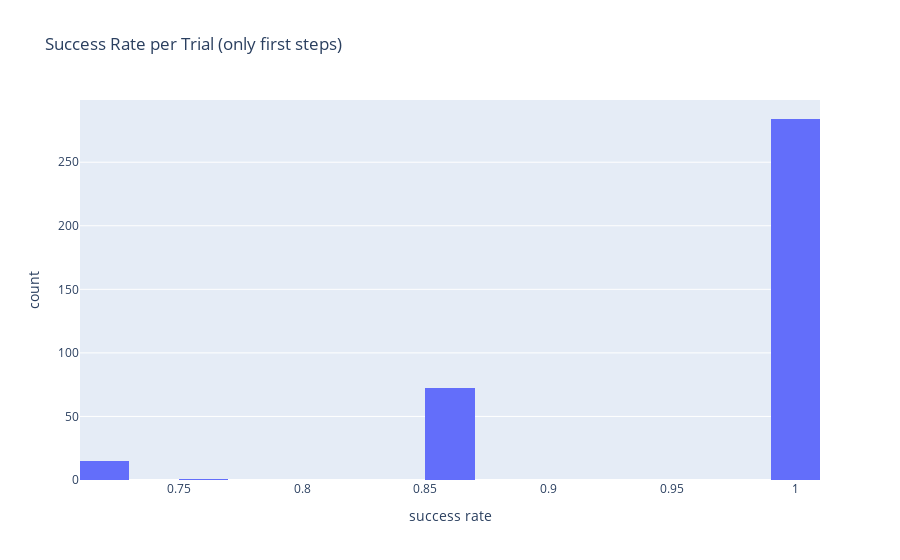

The notebook cell this image was saved under:
### Code cell
pr_trials_hist = px.histogram(success_per_trial, nbins=20, x="success_per_trial"
                   , title='Success Rate per Trial (only first steps)', labels={'success_per_trial':'success rate'})
pr_trials_hist.show()

### Figure 1 — Plotly figure (JSON) as saved in the notebook; plotly's stock layout.template omitted (floating-point values rounded to 4 significant figures; data arrays with more than 128 entries replaced by an {"elided": "..."} marker saying what was removed)
{"data": [{"alignmentgroup": "True", "bingroup": "x", "hovertemplate": "success rate=%{x}<br>count=%{y}<extra></extra>", "legendgroup": "", "marker": {"color": "#636efa", "pattern": {"shape": ""}}, "name": "", "nbinsx": 20, "offsetgroup": "", "orientation": "v", "showlegend": false, "type": "histogram", "x": {"elided": "372 float values"}, "xaxis": "x", "yaxis": "y"}], "layout": {"barmode": "relative", "legend": {"tracegroupgap": 0}, "title": {"text": "Success Rate per Trial (only first steps)"}, "xaxis": {"anchor": "y", "domain": [0, 1], "title": {"text": "success rate"}}, "yaxis": {"anchor": "x", "domain": [0, 1], "title": {"text": "count"}}}}
